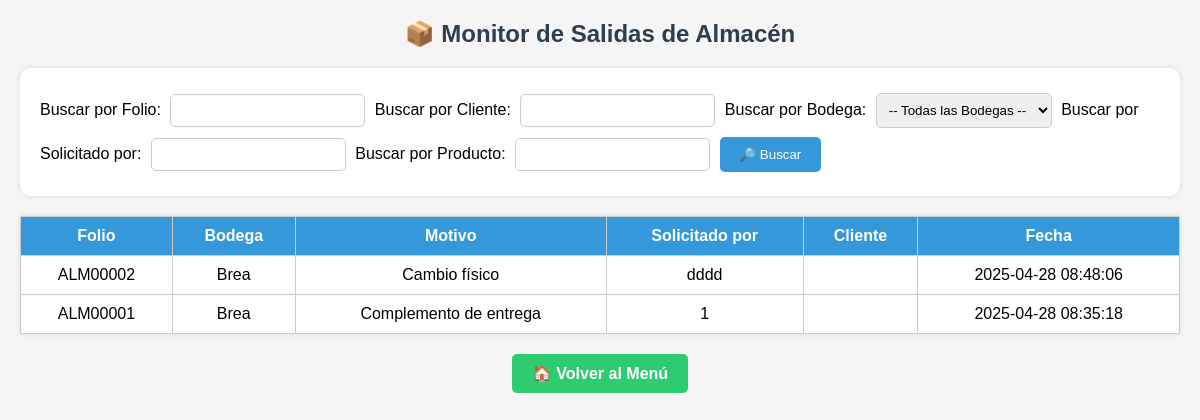
/salidas_recolecciones/monitor_salidas_almacen.php (signed in), run on the app's committed database.
### tables this page shows
CREATE TABLE `salidas_almacen` (
  `id` int(11) NOT NULL,
  `folio` varchar(20) NOT NULL,
  `bodega` varchar(50) NOT NULL,
  `motivo_salida` varchar(100) NOT NULL,
  `solicitado_por` varchar(100) NOT NULL,
  `dirigido_a` varchar(100) NOT NULL,
  `numero_cliente` varchar(20) NOT NULL,
  `nombre_cliente` varchar(255) DEFAULT NULL,
  `direccion_cliente` text DEFAULT NULL,
  `telefono_destino` varchar(20) DEFAULT NULL,
  `destinatario` varchar(100) DEFAULT NULL,
  `comentarios` text DEFAULT NULL,
  `usuario_registro` varchar(100) DEFAULT NULL,
  `fecha_registro` datetime DEFAULT NULL
);

### salidas_recolecciones/monitor_salidas_almacen.php (the view, shortened to what this page needs)
<?php
require 'conexion.php';
$buscar_folio = isset($_GET['buscar_folio']) ? $_GET['buscar_folio'] : '';
$buscar_cliente = isset($_GET['buscar_cliente']) ? $_GET['buscar_cliente'] : '';
$buscar_solicitado = isset($_GET['buscar_solicitado']) ? $_GET['buscar_solicitado'] : '';
$buscar_producto = isset($_GET['buscar_producto']) ? $_GET['buscar_producto'] : '';
$query = "SELECT DISTINCT sa.*
          FROM salidas_almacen sa
          LEFT JOIN detalle_salidas_almacen dsa ON sa.id = dsa.id_salida
          WHERE 1";
$query .= " ORDER BY sa.fecha_registro DESC";
$result = $conn->query($query);
?>
<!DOCTYPE html>
<html lang="es">
<head>
</head>
<body>
<h2>📦 Monitor de Salidas de Almacén</h2>
<form method="GET" action="monitor_salidas_almacen.php">
    <label>Buscar por Folio:</label>
    <input type="text" name="buscar_folio" value="<?php echo htmlspecialchars($buscar_folio); ?>">
    <label>Buscar por Cliente:</label>
    <input type="text" name="buscar_cliente" value="<?php echo htmlspecialchars($buscar_cliente); ?>">
    <label>Buscar por Bodega:</label>
    <select name="buscar_bodega">
        <option value="">-- Todas las Bodegas --</option>
    </select>
    <label>Buscar por Solicitado por:</label>
    <input type="text" name="buscar_solicitado" value="<?php echo htmlspecialchars($buscar_solicitado); ?>">
    <label>Buscar por Producto:</label>
    <input type="text" name="buscar_producto" value="<?php echo htmlspecialchars($buscar_producto); ?>">
    <button type="submit">🔎 Buscar</button>
</form>
<table>
    <thead>
        <tr>
            <th>Folio</th>
            <th>Bodega</th>
            <th>Motivo</th>
            <th>Solicitado por</th>
            <th>Cliente</th>
            <th>Fecha</th>
        </tr>
    </thead>
    <tbody>
        <?php
        if ($result && $result->num_rows > 0) {
            while ($row = $result->fetch_assoc()) {
                echo "<tr>";
                echo "<td>" . htmlspecialchars($row['folio']) . "</td>";
                echo "<td>" . htmlspecialchars($row['bodega']) . "</td>";
                echo "<td>" . htmlspecialchars($row['motivo_salida']) . "</td>";
                echo "<td>" . htmlspecialchars($row['solicitado_por']) . "</td>";
                echo "<td>" . htmlspecialchars($row['nombre_cliente']) . "</td>";
                echo "<td>" . htmlspecialchars($row['fecha_registro']) . "</td>";
                echo "</tr>";
            }
        } else {
            echo "<tr><td colspan='6'>No se encontraron resultados.</td></tr>";
        }
        ?>
    </tbody>
</table>
<div class="volver">
    <a href="menu.php">🏠 Volver al Menú</a>
</div>
</body>
</html>

### salidas_recolecciones/monitor_salidas_almacen.php (style rules this page uses)
body { font-family: Arial, sans-serif; margin: 20px; background-color: #f5f5f5; }
h2 { text-align: center; color: #2c3e50; }
form { background: white; padding: 20px; border-radius: 10px; margin-bottom: 20px; box-shadow: 0 0 5px rgba(0,0,0,0.1); }
input, select { padding: 8px; margin: 5px; border-radius: 5px; border: 1px solid #ccc; }
button { padding: 10px 20px; background-color: #3498db; color: white; border: none; border-radius: 5px; cursor: pointer; }
table { width: 100%; border-collapse: collapse; background: white; box-shadow: 0 0 5px rgba(0,0,0,0.1); margin-top: 20px; }
th, td { border: 1px solid #ccc; padding: 10px; text-align: center; }
th { background-color: #3498db; color: white; }
.volver { margin-top: 20px; display: flex; justify-content: center; }
.volver a { text-decoration: none; padding: 10px 20px; background-color: #2ecc71; color: white; border-radius: 5px; font-weight: bold; }

### data on the page
salidas_almacen: folio "ALM00002", bodega "Brea", motivo_salida "Cambio físico", solicitado_por "dddd", fecha_registro "2025-04-28 08:48:06"
salidas_almacen: folio "ALM00001", bodega "Brea", motivo_salida "Complemento de entrega", solicitado_por "1", fecha_registro "2025-04-28 08:35:18"
